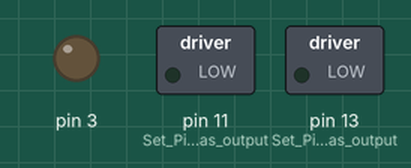
A sketch run on a simulated Arduino Uno, built with avr-gcc and run on an emulated ATmega328P. Parts: switched loads named in the sketch (green lamp = pin HIGH), output pins drawn as LEDs (lit = HIGH).

Above: at 0.05 s.
At 12.65 s:
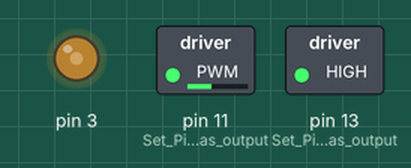
Timing chart, 0 to 14.5 s (numbered marks = the images above):
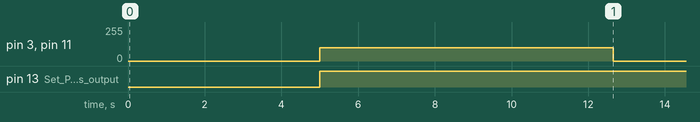

The sketch:

4_Hexagon.ino
```cpp
// Robot setup
void setup() {
  // Motor Set Up
  pinMode(13, OUTPUT);  // Set Pin 13 as output
  pinMode(11, OUTPUT);  // Set Pin 11 as output
}

// Main loop - runs repeatedly
void loop() {
  delay(5000);            // Wait for 5 seconds
  hexagon();             // Perform the hexagon pattern
  stopMotors();           // Stop the motors
}

// Hexagon function - makes the robot move in a hexagon pattern
void hexagon(){
  for(int count = 0; count < 6; count++){  // Repeat the following 6 times to form a hexagon
    forward(100);           // Move forward at speed 100
    delay(1000);            // Wait for 1 second
    spinLeft(100);          // Spin left at speed 100
    delay(275);             // Wait for 0.275 seconds (spin duration)
  }
}

// Drive Functions
// Spin left function - spins the robot to the left while both motors are running at the same speed
void spinLeft(int motorspeed){
  digitalWrite(13, HIGH);  // Turn on Pin 13 (move forward)
  digitalWrite(12, LOW);  // Turn off Pin 12 (move forward)
  analogWrite(11, motorspeed);  // Set speed for right motor
  analogWrite(3, motorspeed);   // Set speed for left motor (both motors move at same speed to spin left)
}

// Stop the motors
void stopMotors(){
  analogWrite(11, 0);  // Set motor speed to 0 (this stops the motor)
  analogWrite(3, 0);  // Set motor speed to 0 (this stops the motor)
}

// Forward function - makes the robot move
// void → This means the function doesn't "return" anything (it just does something).
// drive → This is the name of the function. We call this to make the robot move.
// (int motorspeed) → This is the "input." When we call drive(100), motorspeed = 100.
void forward(int motorspeed){
  digitalWrite(13, HIGH);  // Turn on Pin 13
  digitalWrite(12, HIGH);  // Turn on Pin 12
  analogWrite(11, motorspeed);  // Set motor speed using pulse-width modulation (PWM)
  analogWrite(3, motorspeed);  // Set motor speed using pulse-width modulation (PWM)
}
```

Measured:
- by itself, pin 3, pin 11 (Set_Pin_11_as_output): alternates 100/255 for 7.7 s and 0/255 for 5.0 s
- by itself, pin 13 (Set_Pin_13_as_output): LOW → HIGH at 5.0 s
